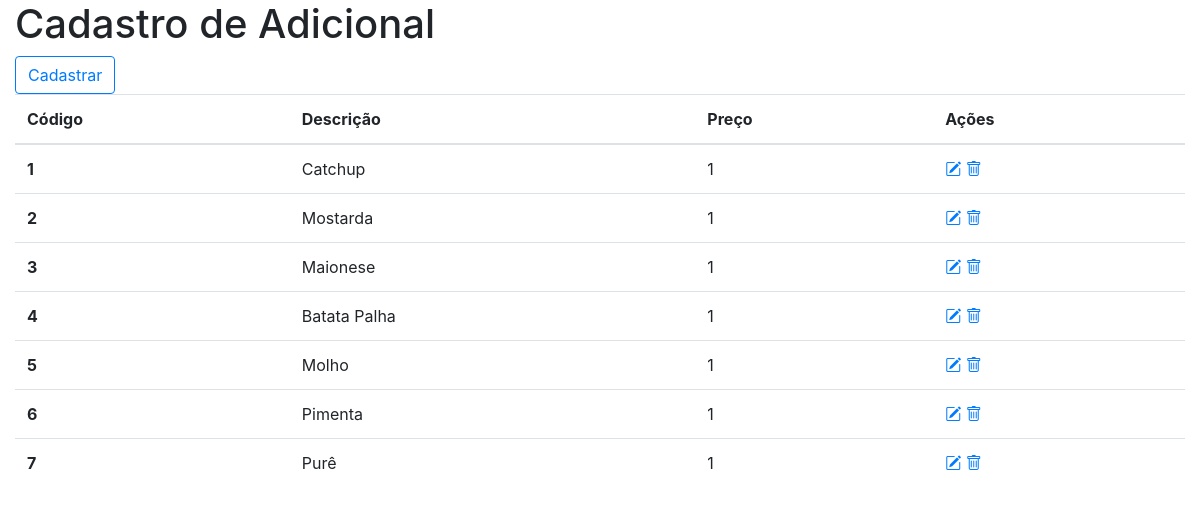
The app's page /src/view/indexAdicional.php with its own data.
### tables this page shows
CREATE TABLE `adicional` (
  `codigo` int(11) NOT NULL,
  `descricao` varchar(500) NOT NULL,
  `preco` int(11) NOT NULL
);

### src/controller/adicionalController.php (called while the page is built, shortened)
<?php
require "../model/conexao.php";
require "../model/adicional.php";
include "variaveisAdicional.php";
$objAdicional = new Adicional();
$objAdicional->setCodigo($codigo);
$objAdicional->setDescricao($descricao);
$objAdicional->setPreco($preco);
$adicional = $objAdicional->listarTodos($conexao);

### src/model/adicional.php (called while the page is built, shortened)
<?php
class Adicional
{
    public function listarTodos($conexao)
    {
        $comandosql = "Select * from adicional";
        $dados = $conexao->query($comandosql);
        return $dados;
    }
}

### src/view/indexAdicional.php (the view, shortened to what this page needs)
<?php
include "header.php";
include "modalAdicional.php";
require "../controller/adicionalController.php";
?>
<body class="container-fluid">
<h1> Cadastro de Adicional</h1>
<button type="button" class="btn btn-outline-primary"
data-toggle="modal" data-target="#cadAdicional">Cadastrar</button>
<div>
<table class="table table-hover">
  <thead>
    <tr>
      <th scope="col">Código</th>
      <th scope="col">Descrição</th>
      <th scope="col">Preço</th>
      <th scope="col">Ações</th>
    </tr>
  </thead>
  <tbody>
    <?php
    while ($objAdicional = $adicional -> fetch_object()) {
    ?>
    <tr>
      <th scope="row"><?php echo $objAdicional->codigo;?></th>
      <td><?php echo $objAdicional->descricao;?></td>
      <td><?php echo $objAdicional->preco;?></td>
      <td>
      <a href="editarAdicional.php?id=<?php echo $objAdicional->codigo?>&acao=editar">
      <i class="bi bi-pencil-square"></i></a>
      <a href="#" onclick="javascript: if (confirm('Você realmente deseja excluir este adicional'))location.href='../controller/adicionalController.php?id=<?php echo $objAdicional->codigo ?>&acao=excluir'">
      <i class="bi bi-trash"></i> </a>
    </td>
    </tr>
    <?php }?>
  </tbody>
</table>
</div>
</body>
</html>

### src/view/header.php (shortened to what this page needs)
<!DOCTYPE html>
<html lang="pt-br">
<head>
    <link rel="stylesheet" href="https://stackpath.bootstrapcdn.com/bootstrap/4.1.3/css/bootstrap.min.css">
    <link rel="stylesheet" href="https://cdn.jsdelivr.net/npm/bootstrap-icons@1.7.1/font/bootstrap-icons.css">
    <link rel="stylesheet" href="../../assets/main.css" type="text/css">
</head>

### src/view/modalAdicional.php (shortened to what this page needs)
<body>
</body>
</html>

### records on screen
adicional: codigo "1", descricao "Catchup", preco "1"
adicional: codigo "2", descricao "Mostarda", preco "1"
adicional: codigo "3", descricao "Maionese", preco "1"
adicional: codigo "4", descricao "Batata Palha", preco "1"
adicional: codigo "5", descricao "Molho", preco "1"
adicional: codigo "6", descricao "Pimenta", preco "1"
adicional: codigo "7", descricao "Purê", preco "1"
